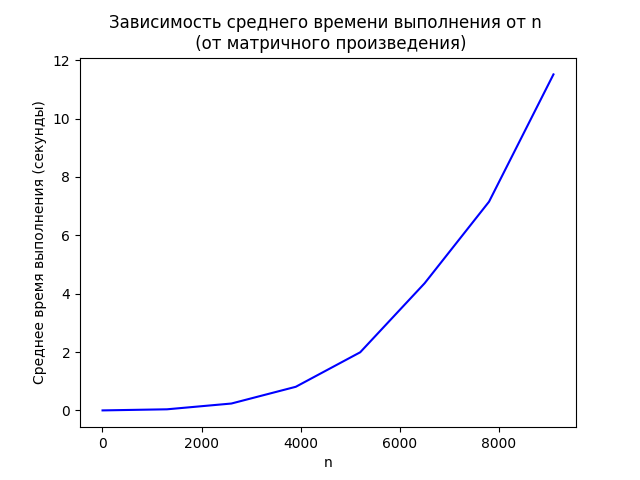

Here is the Python script that generated this plot:
import random
import typing
import timeit
import functools
import matplotlib.pyplot as plt
import numpy as np


def timing_decorator(ndigits: int, number: int, setup: str) -> typing.Callable:
    def decorator(func: typing.Callable) -> typing.Callable:
        @functools.wraps(func)
        def wrapper(*args, **kwargs) -> float:
            usage_time = timeit.timeit(
                lambda: func(*args, **kwargs),
                globals=globals(),
                setup=setup,
                number=number,
            )
            return round(usage_time / number, ndigits)

        return wrapper

    return decorator



max_n = 10000


matrix_size = (max_n, max_n)
matrix_a = np.random.rand(*matrix_size)
matrix_b = np.random.rand(*matrix_size)

n_values = list(range(1, max_n, 1300))
average_times = []


@timing_decorator(6, 5, "import numpy as np")
def post_f(matrix_a, matrix_b):
    result = np.dot(matrix_a, matrix_b)
    return result


for n in n_values:
    print(n)
    average_time = post_f(matrix_a[:n, :n], matrix_b[:n, :n])
    average_times.append(average_time)

plt.plot(n_values, average_times, linestyle='-', color='b')

plt.title('Зависимость среднего времени выполнения от n \n (от матричного произведения)')
plt.xlabel('n')
plt.ylabel('Среднее время выполнения (секунды)')
plt.savefig('2.png')